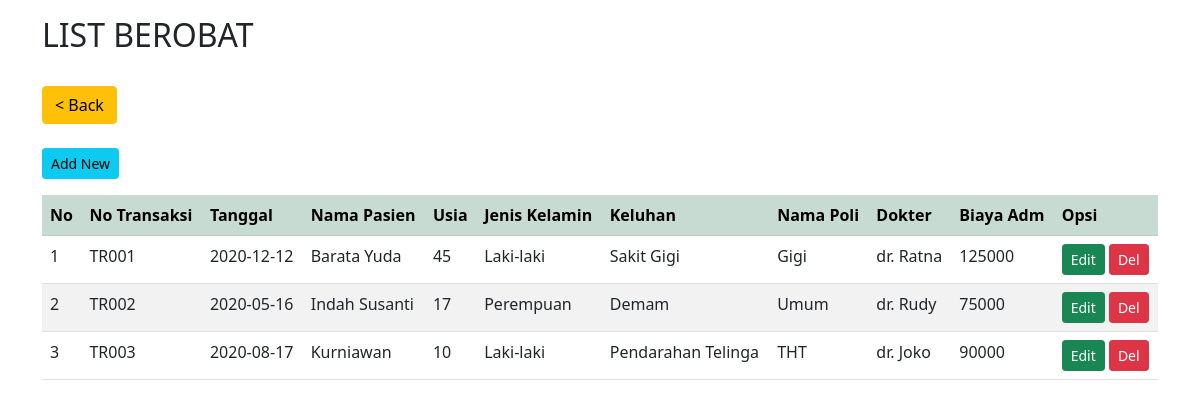
The page /list_berobat.php on the database its author committed.
### tables this page shows
CREATE TABLE `berobat` (
  `No_Transaksi` varchar(255) NOT NULL,
  `Pasien_ID` int(11) DEFAULT NULL,
  `Tanggal_Berobat` date DEFAULT NULL,
  `Dokter_ID` int(11) DEFAULT NULL,
  `Keluhan` varchar(255) DEFAULT NULL,
  `Biaya_Adm` int(11) DEFAULT NULL
);

CREATE TABLE `pasien` (
  `Pasien_ID` int(11) NOT NULL,
  `Nama_Pasien` varchar(255) DEFAULT NULL,
  `Tanggal_Lahir` date DEFAULT NULL,
  `Jenis_Kelamin` varchar(255) DEFAULT NULL,
  `Alamat` varchar(255) DEFAULT NULL
);

CREATE TABLE `poli` (
  `Poli_ID` int(11) NOT NULL,
  `Nama_Poli` varchar(255) DEFAULT NULL
);

CREATE TABLE `dokter` (
  `Dokter_ID` int(11) NOT NULL,
  `Nama_Dokter` varchar(255) DEFAULT NULL,
  `Poli_ID` int(11) DEFAULT NULL
);

### list_berobat.php (the view, shortened to what this page needs)
<!DOCTYPE html>
<html lang="en">
<head>
	<link href="https://cdn.jsdelivr.net/npm/bootstrap@5.1.3/dist/css/bootstrap.min.css" rel="stylesheet">
</head>
<body>
	<?php
	$con = mysqli_connect("localhost", "root", "", "ujikom1");
	$q = mysqli_query(
		$con,
		"SELECT
			berobat.No_Transaksi,
			berobat.Tanggal_Berobat,
			pasien.Nama_Pasien,
			TIMESTAMPDIFF(YEAR, pasien.Tanggal_Lahir, NOW()) AS Umur,
			pasien.Jenis_Kelamin,
			berobat.Keluhan,
			poli.Nama_Poli,
			dokter.Nama_Dokter,
			berobat.Biaya_Adm
		FROM
			berobat
			JOIN pasien ON berobat.Pasien_ID = pasien.Pasien_ID
			JOIN dokter ON berobat.Dokter_ID = dokter.Dokter_ID
			JOIN poli ON dokter.Poli_ID = poli.Poli_ID"
	);
	$list_berobat = "";
	$no = 1;
	while ($h = mysqli_fetch_array($q)) {
		$list_berobat = $list_berobat .
			"<tr>
				<td>$no</td>
				<td>$h[No_Transaksi]</td>
				<td>$h[Tanggal_Berobat]</td>
				<td>$h[Nama_Pasien]</td>
				<td>$h[Umur]</td>
				<td>$h[Jenis_Kelamin]</td>
				<td>$h[Keluhan]</td>
				<td>$h[Nama_Poli]</td>
				<td>$h[Nama_Dokter]</td>
				<td>$h[Biaya_Adm]</td>
				<td>
					<a href='list_berobat_edit.php?status=edit&no_transaksi=$h[No_Transaksi]' class='btn btn-success btn-sm'>Edit</a>
					<a href='list_berobat_save_delete.php?no_transaksi=$h[No_Transaksi]' class='btn btn-danger btn-sm'>Del</a>
				</td>
			</tr>";
		$no++;
	}
	$list_berobat =
		"<p><a href='list_berobat_new.php' class='btn btn-info btn-sm'>Add New</a></p>
		<table class='table table-striped'>
			<tr class='table-success'>
				<th>No</th>
				<th>No Transaksi</th>
				<th>Tanggal</th>
				<th>Nama Pasien</th>
				<th>Usia</th>
				<th>Jenis Kelamin</th>
				<th>Keluhan</th>
				<th>Nama Poli</th>
				<th>Dokter</th>
				<th>Biaya Adm</th>
				<th>Opsi</th>
			</tr>
			$list_berobat
		</table>";
	?>
	<div class="container mt-3">
		<h2>LIST BEROBAT</h2><br>
		<a href='index.php' class='btn btn-warning'>
			< Back</a><br><br>
				<?php echo $list_berobat ?>
	</div>
</body>
</html>

### rows shown on the page
berobat: No_Transaksi "TR001", Tanggal_Berobat "2020-12-12", Keluhan "Sakit Gigi", Biaya_Adm "125000"
pasien: Nama_Pasien "Barata Yuda", Jenis_Kelamin "Laki-laki"
poli: Nama_Poli "Gigi"
dokter: Nama_Dokter "dr. Ratna"
berobat: No_Transaksi "TR002", Tanggal_Berobat "2020-05-16", Keluhan "Demam", Biaya_Adm "75000"
pasien: Nama_Pasien "Indah Susanti", Jenis_Kelamin "Perempuan"
poli: Nama_Poli "Umum"
dokter: Nama_Dokter "dr. Rudy"
berobat: No_Transaksi "TR003", Tanggal_Berobat "2020-08-17", Keluhan "Pendarahan Telinga", Biaya_Adm "90000"
pasien: Nama_Pasien "Kurniawan", Jenis_Kelamin "Laki-laki"
poli: Nama_Poli "THT"
dokter: Nama_Dokter "dr. Joko"

### other values the page prints
$h[Umur] "45 17 10"
